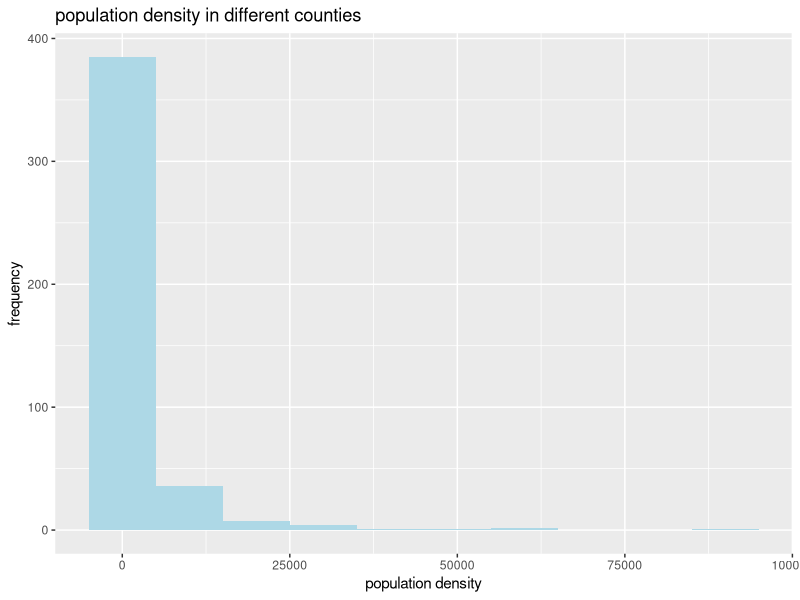
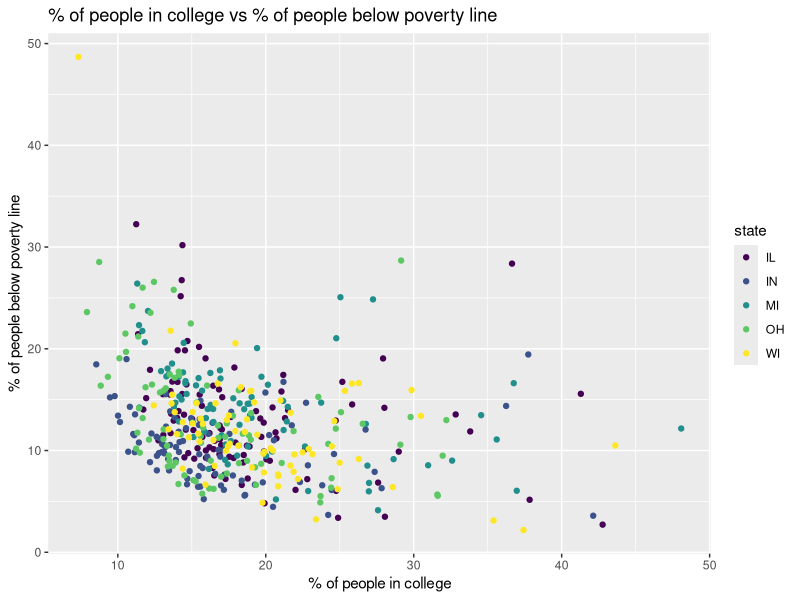
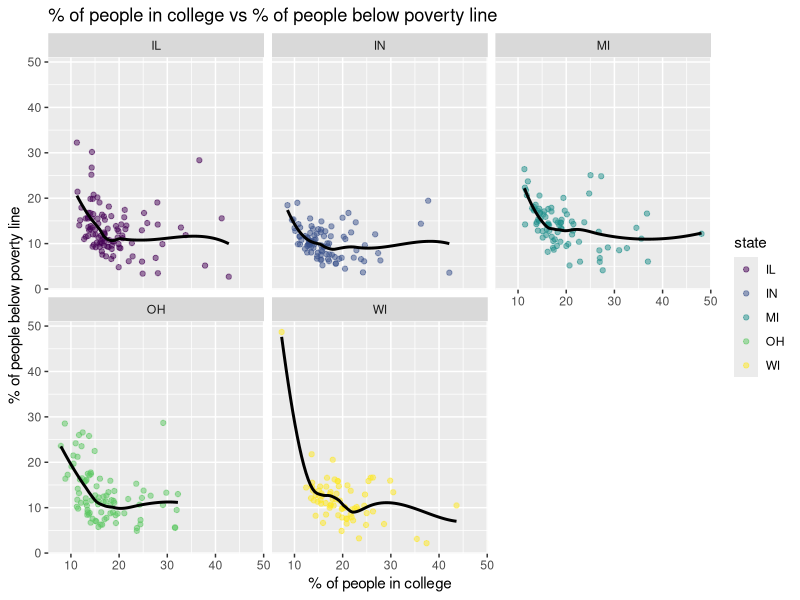

These figures' R source, in order:
## ---- chunk 1
1 + 1
## ---- chunk 2
#| echo: false
2 * 2
## ---- chunk 3
library(tidyverse)
library(viridis)
## ---- chunk 4
glimpse(midwest)
## ---- chunk 5
view(midwest)
## ---- chunk 6
ggplot(midwest, aes(x = popdensity))+
  geom_histogram(binwidth = 10000, fill = "light blue")+
labs(title = "population density in different counties", x = "population density", y = "frequency")
## ---- chunk 7
    ggplot(midwest, aes(x=percollege, y=percbelowpoverty, color=state))+
      geom_point()+
      labs(title="% of people in college vs % of people below poverty line", x= "% of people in college", y= "% of people below poverty line") + scale_colour_viridis_d()
## ---- chunk 8
    ggplot(midwest, aes(x=percollege, y=percbelowpoverty, color=state))+
      geom_point(alpha = .5)+
      facet_wrap(~state) +
      geom_smooth(se = FALSE, color = "black")+
      labs(title="% of people in college vs % of people below poverty line", x= "% of people in college", y= "% of people below poverty line") + scale_colour_viridis_d()
